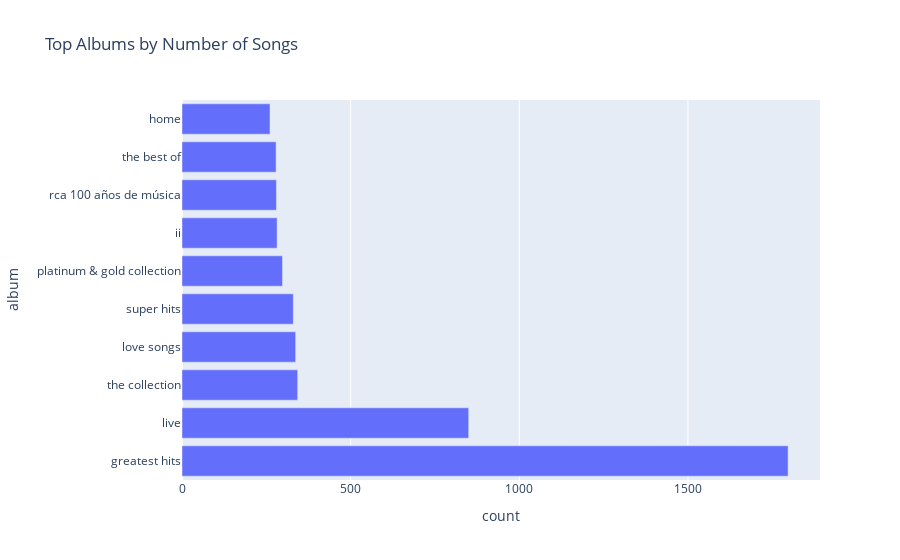

Notebook source saved alongside this figure:
### Markdown cell above
Here, the most repeated name is Varoius artists, which shows that the number of readers is large or it is not clear who they are.

### Code cell
# Albums with the most songs
sorted_albums = df.groupBy("album").count().orderBy(desc("count")).toPandas()
sorted_albums = sorted_albums.sort_values(by="count", ascending=False)
fig = px.bar(sorted_albums.head(10), x='count', y='album', orientation='h', title='Top Albums by Number of Songs')
fig.show()

### Figure 1 — Plotly figure (JSON) as saved in the notebook; plotly's stock layout.template omitted (floating-point values rounded to 4 significant figures)
{"data": [{"alignmentgroup": "True", "hovertemplate": "count=%{x}<br>album=%{y}<extra></extra>", "legendgroup": "", "marker": {"color": "#636efa", "pattern": {"shape": ""}}, "name": "", "offsetgroup": "", "orientation": "h", "showlegend": false, "textposition": "auto", "type": "bar", "x": [1797, 850, 343, 337, 330, 298, 282, 280, 279, 261], "xaxis": "x", "y": ["greatest hits", "live", "the collection", "love songs", "super hits", "platinum & gold collection", "ii", "rca 100 años de música", "the best of", "home"], "yaxis": "y"}], "layout": {"barmode": "relative", "legend": {"tracegroupgap": 0}, "title": {"text": "Top Albums by Number of Songs"}, "xaxis": {"anchor": "y", "domain": [0, 1], "title": {"text": "count"}}, "yaxis": {"anchor": "x", "domain": [0, 1], "title": {"text": "album"}}}}
